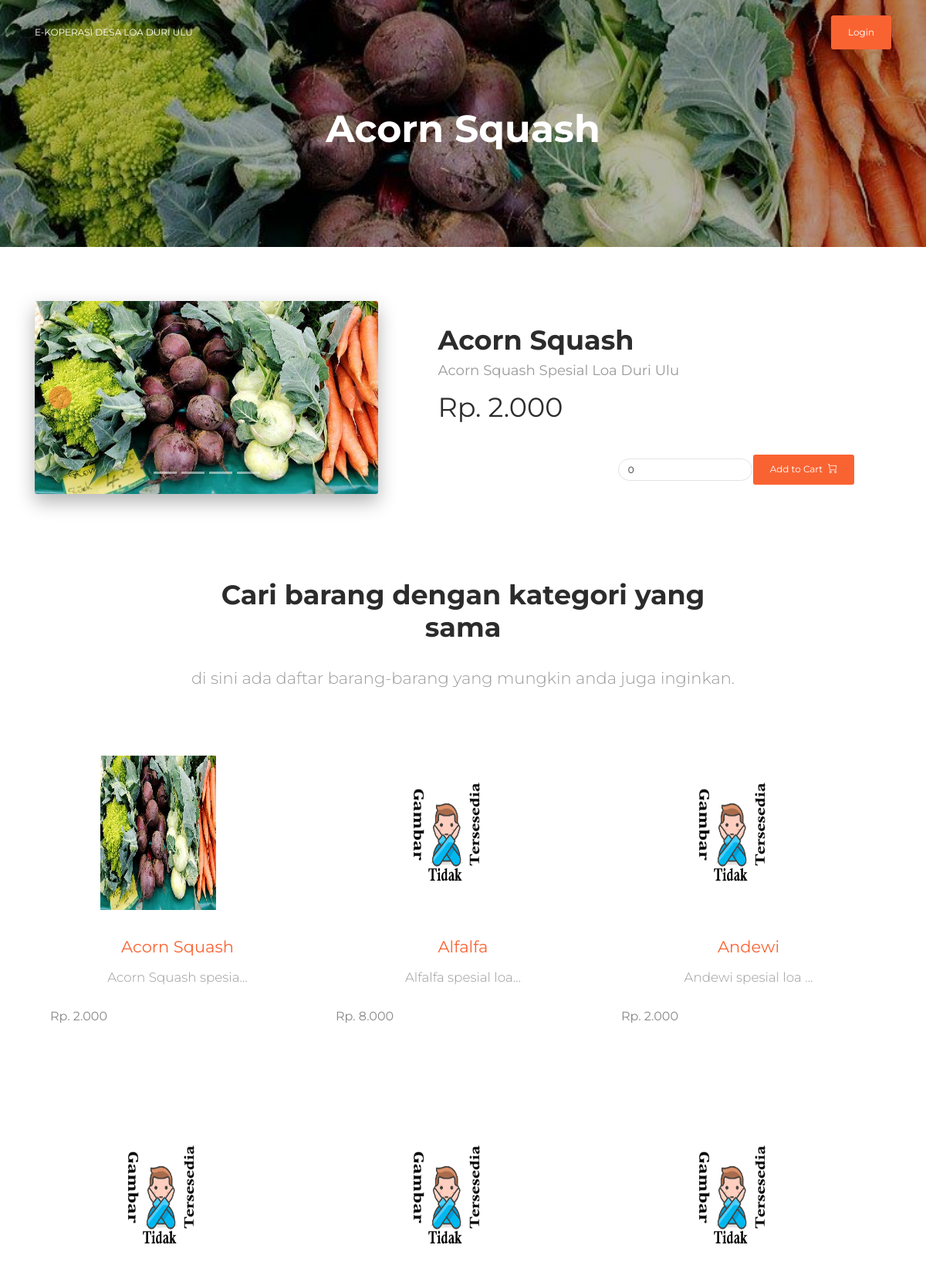
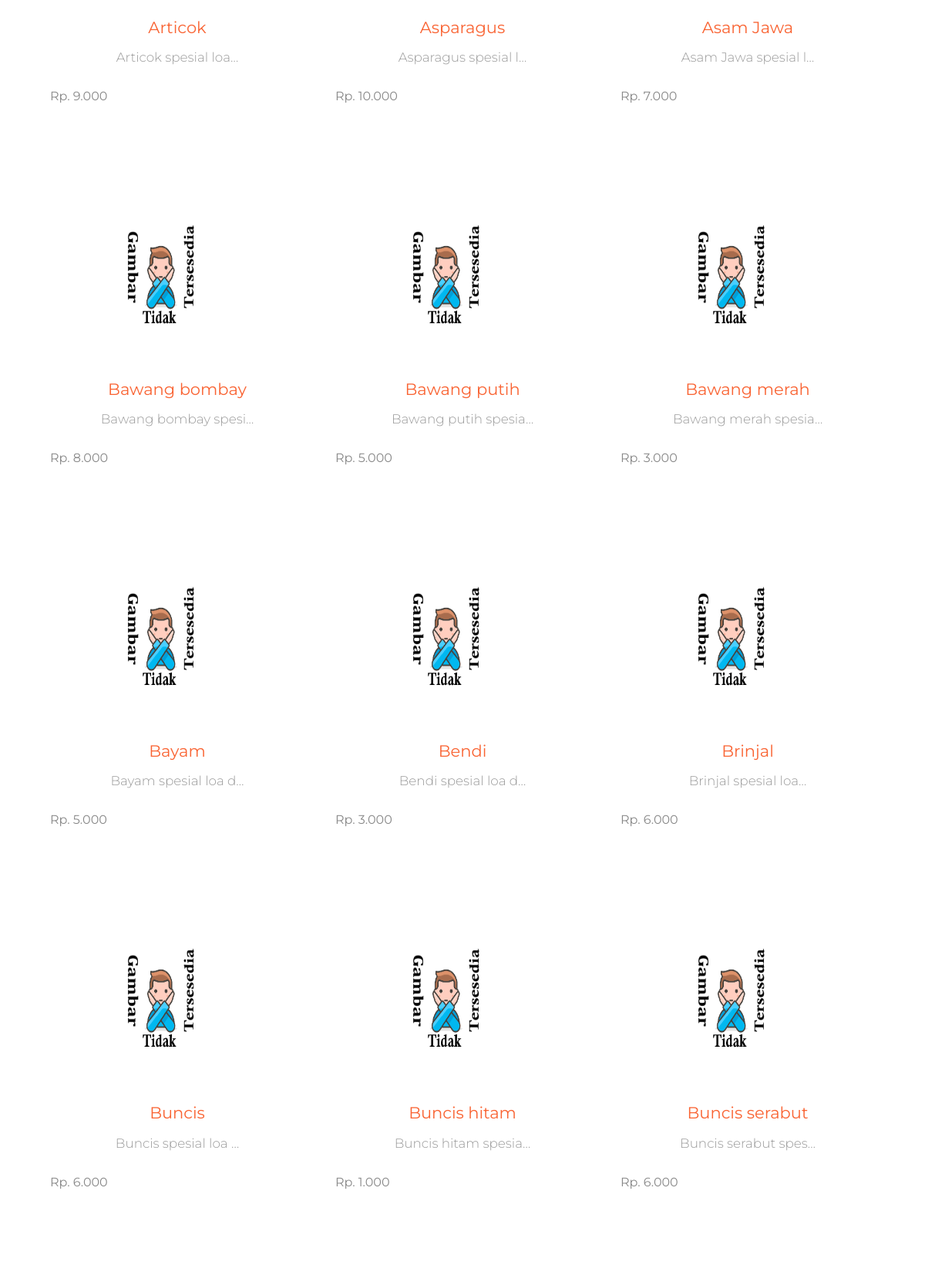
Page /item-details/1/ (upper part) on the committed database (2 pictures, top to bottom).
### commerce/models.py (models this page shows, shortened)
class Item(models.Model):
    title = models.CharField(max_length=100)
    category = models.ManyToManyField(ItemCategory)
    description = models.TextField()
    price = models.IntegerField()
    stock = models.IntegerField()
    thumbnail = models.ImageField(upload_to='app_medias/thumbnails', null=True)
    media = models.ManyToManyField(MediaLibrary)
    deleted = models.BooleanField(default=False)

class MediaLibrary(models.Model):
    image = models.ImageField(upload_to='app_medias')
    label = models.CharField(max_length=50)

### commerce/views.py (the view)
# urls.py: path('item-details/<pk>/', ItemPage.as_view(), name='item-page'),
class ItemPage(DetailView):
    models = Item
    template_name = 'commerce/pages/item-details/index.html'
    context_object_name = 'item'
    queryset = Item.objects.all()
    def get_context_data(self, **kwargs):
        context = super().get_context_data(**kwargs)
        if self.request.user.is_authenticated:
            qs = OrderItem.objects.all().filter(order__user=self.request.user, item=context['item'],
                                                order__ordered=False).first()
            if qs:
                context['ordered'] = qs.qty
            else:
                context['ordered'] = 0
        else:
            context['ordered'] = 0
        context['items'] = Item.objects.all().filter(category__in=context['item'].category.all())
        return context

### commerce/context.py (called while the page is built)
def user_cart_ctx(request):
    if request.user.is_authenticated:
        data = OrderItem.objects.filter(order__user=request.user, order__ordered=False)
        return {
            'carts': data.all(),
            'carts_count': data.count(),
        }
    return {
            'carts': None,
            'carts_count': 0,
        }

### templates/commerce/pages/item-details/index.html (shortened to what this page needs)
{% extends 'layouts/base.html' %}
{% load i18n %}
{% load humanize %}
{% block header %}
    <div class="page-header page-header-mini header-filter">
    {% if item.thumbnail %}
        <div class="page-header-image" style="background-image: url('{{ item.thumbnail.url }}');"></div>
    {% else %}
        <div class="page-header-image" style="background-color: #ff471d;"></div>
    {% endif %}
    <div class="content-center text-center">
            <div class="row">
                <div class="col-md-8 ml-auto mr-auto">
                    <h1 class="title">{{ item.title }}</h1>
                </div>
            </div>
        </div>
    </div>
{% endblock %}
{% block content %}
    <div class="section">
        <div class="container">
            <div class="row">
                <div class="col-md-5">
                    <div id="productCarousel" class="carousel slide" data-ride="carousel" data-interval="8000">
                        <ol class="carousel-indicators">
                            {% for img in item.media.all %}
                                <li data-target="#productCarousel" data-slide-to="{{ forloop.counter0 }}"
                                    class=""></li>
                            {% endfor %}
                        </ol>
                        <div class="carousel-inner" role="listbox">
                            {% for img in item.media.all %}
                                {% if forloop.counter0 == 0 %}
                                    <div class="carousel-item active">
                                {% else %}
                                    <div class="carousel-item">
                                {% endif %}
                            <img class="d-block img-raised" src="{{ img.image.url }}" alt="{{ img.image.label }}">
                            </div>
                            {% endfor %}
                            </div>
                            <a class="carousel-control-prev" href="#productCarousel" role="button" data-slide="prev">
                                <button type="button" class="btn btn-primary btn-icon btn-round btn-sm" name="button">
                                    <i class="now-ui-icons arrows-1_minimal-left"></i>
                                </button>
                            </a>
                            <a class="carousel-control-next" href="#productCarousel" role="button" data-slide="next">
                                <button type="button" class="btn btn-primary btn-icon btn-round btn-sm" name="button">
                                    <i class="now-ui-icons arrows-1_minimal-right"></i>
                                </button>
                            </a>
                        </div>
                    </div>
                    <div class="col-md-6 ml-auto mr-auto">
                        <h2 class="title"> {{ item.title }} </h2>
                        <h5 class="category">{{ item.description }}</h5>
                        <h2 class="main-price">Rp. {{ item.price|intcomma }}</h2>
                        <div class="row justify-content-end">
                            <form class="form-inline"
                                  hx-post="{% url 'add_order_item' item.id %}"
                                  hx-target="#shopping-cart"
                            >
                                <input type="number" class="form-control" placeholder="qty" name="qty" id="qty" value="{{ ordered|floatformat:0|intcomma }}">
                                {% if user.is_authenticated %}
                                <button class="btn btn-primary mr-3" type="submit">Add to Cart &nbsp;<i
                                    class="now-ui-icons shopping_cart-simple"></i></button>
                                {% else %}
                                    <a class="btn btn-primary mr-3" href="{% url 'account_login' %}">Add to Cart &nbsp;<i
                                    class="now-ui-icons shopping_cart-simple"></i></a>
                                {% endif %}
                            </form>
                        </div>
                    </div>
                </div>
                <div class="features-4">
                    <div class="container">
                        <div class="row">
                            <div class="col-md-8 ml-auto mr-auto text-center">
                                <h2 class="title">Cari barang dengan kategori yang sama</h2>
                                <h4 class="description">di sini ada daftar barang-barang
                                    yang mungkin anda juga inginkan. </h4>
                            </div>
                        </div>
                        <div class="row">
                            {% include 'commerce/pages/home-page/partials/item_lists.html' %}
                        </div>
                    </div>
                </div>
            </div>
        </div>
{% endblock %}

### templates/commerce/pages/home-page/partials/item_lists.html (shortened to what this page needs)
{% load humanize %}
{% load static %}
{% for item in items %}
    <div class="col-lg-4 col-md-6">
        <a href="{% url 'item-page' item.id %}">
            <div class="card card-product card-plain">
                <div class="card-image">
                    {% if item.thumbnail %}
                        <img src="{{ item.thumbnail.url }}" alt="{{ item.thumbnail.url }}" width="150" height="200"/>
                    {% else %}
                        <img src="{% static '/img/no-image.png' %}" alt="no image available" width="150" height="200"/>
                    {% endif %}
                </div>
                <div class="card-body">
                    <h4 class="card-title">{{ item.title }}</h4>
                    <p class="card-description">
                        {{ item.description|truncatechars:20 }}</p>
                    <div class="card-footer">
                        <div class="price-container align-items-center">
                            <span class="price"> Rp. {{ item.price|intcomma }}</span>
                        </div>
                    </div>
                </div>
            </div>
        </a>
    </div>
{% endfor %}

### rows in the picture
Item: thumbnail (picture), title "Acorn Squash", description "Acorn Squash Spesial Loa Duri Ulu", price "2.000", description "Acorn Squash spesia…"
MediaLibrary: image (picture)
Item: title "Alfalfa", description "Alfalfa spesial loa…", price "8.000"
Item: title "Andewi", description "Andewi spesial loa …", price "2.000"
Item: title "Articok", description "Articok spesial loa…", price "9.000"
Item: title "Asparagus", description "Asparagus spesial l…", price "10.000"
Item: title "Asam Jawa", description "Asam Jawa spesial l…", price "7.000"
Item: title "Bawang bombay", description "Bawang bombay spesi…", price "8.000"
Item: title "Bawang putih", description "Bawang putih spesia…", price "5.000"
Item: title "Bawang merah", description "Bawang merah spesia…", price "3.000"
Item: title "Bayam", description "Bayam spesial loa d…", price "5.000"
Item: title "Bendi", description "Bendi spesial loa d…", price "3.000"
Item: title "Brinjal", description "Brinjal spesial loa…", price "6.000"
Item: title "Buncis", description "Buncis spesial loa …", price "6.000"
Item: title "Buncis hitam", description "Buncis hitam spesia…", price "1.000"
Item: title "Buncis serabut", description "Buncis serabut spes…", price "6.000"
